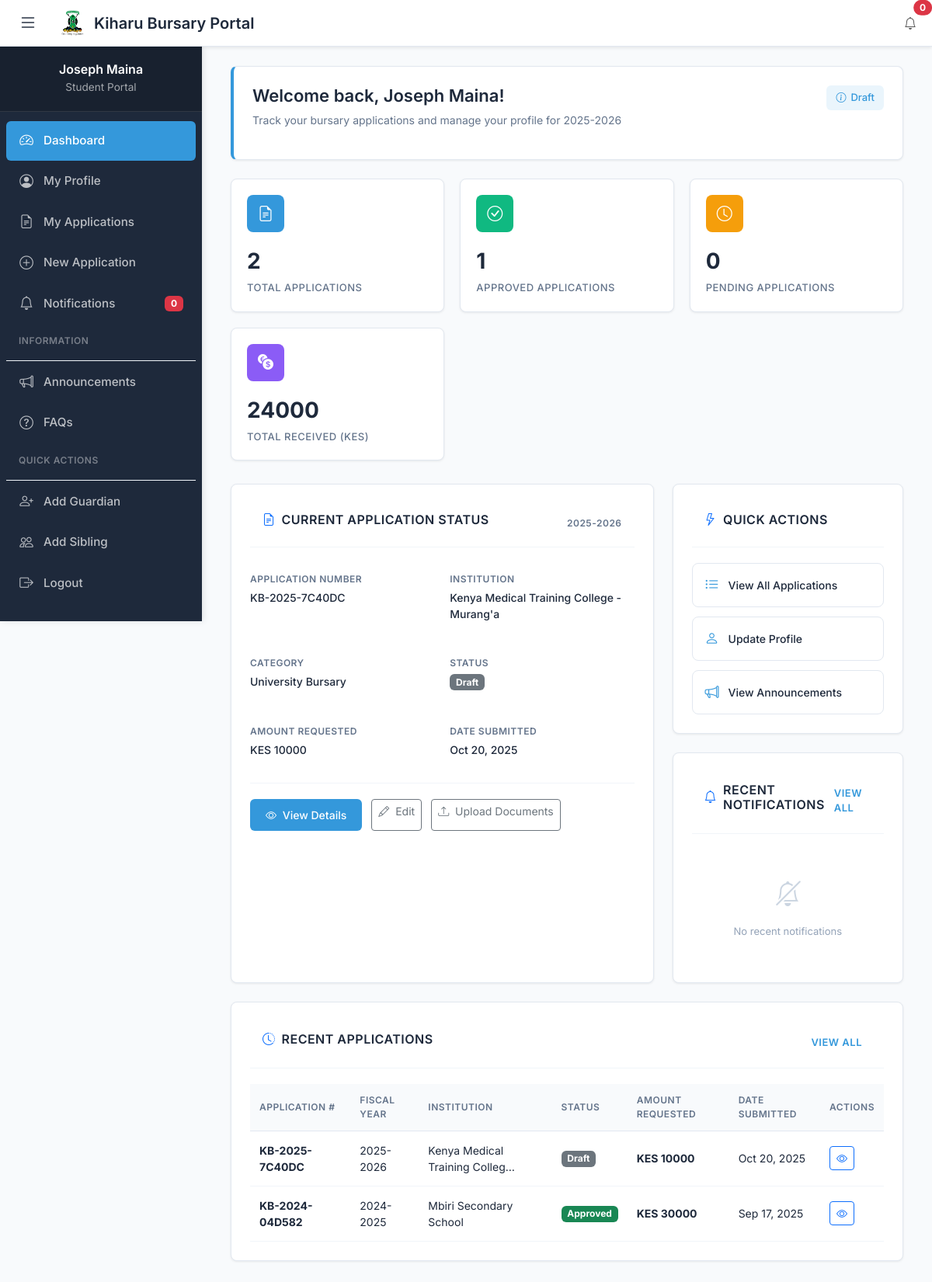
Page /student/dashboard/ (signed in) on the earlier database version.
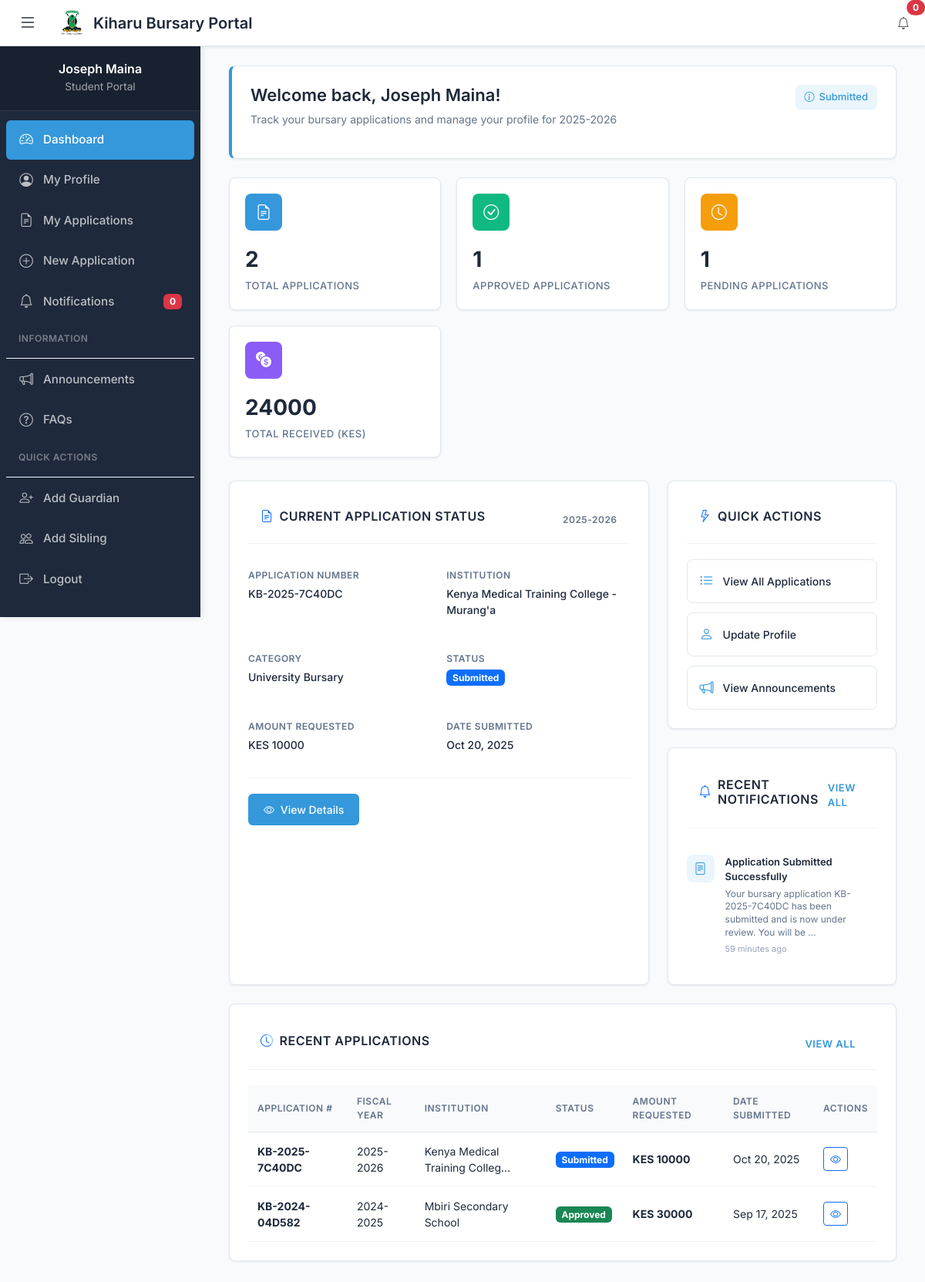
Same page on the later database version.
### kiharu_system/models.py (models this page shows, shortened)
class Application(models.Model):
    APPLICATION_STATUS = (
        ('draft', 'Draft'),
        ('submitted', 'Submitted'),
        ('under_review', 'Under Review'),
        ('approved', 'Approved'),
        ('rejected', 'Rejected'),
        ('disbursed', 'Disbursed'),
    )
    application_number = models.CharField(max_length=20, unique=True, editable=False)
    applicant = models.ForeignKey(Applicant, on_delete=models.CASCADE, related_name='applications')
    fiscal_year = models.ForeignKey(FiscalYear, on_delete=models.CASCADE)
    bursary_category = models.ForeignKey(BursaryCategory, on_delete=models.CASCADE)
    institution = models.ForeignKey(Institution, on_delete=models.CASCADE)
    status = models.CharField(max_length=20, choices=APPLICATION_STATUS, default='draft')
    admission_number = models.CharField(max_length=100)
    year_of_study = models.PositiveIntegerField()
    course_name = models.CharField(max_length=200, blank=True, null=True)  # For college/university
    expected_completion_date = models.DateField()
    total_fees_payable = models.DecimalField(max_digits=10, decimal_places=2)
    fees_paid = models.DecimalField(max_digits=10, decimal_places=2)
    fees_balance = models.DecimalField(max_digits=10, decimal_places=2)
    amount_requested = models.DecimalField(max_digits=10, decimal_places=2)
    other_bursaries = models.BooleanField(default=False)
    other_bursaries_amount = models.DecimalField(max_digits=10, decimal_places=2, default=0)
    other_bursaries_source = models.CharField(max_length=200, blank=True, null=True)
    is_orphan = models.BooleanField(default=False)
    is_disabled = models.BooleanField(default=False)
    has_chronic_illness = models.BooleanField(default=False)
    chronic_illness_description = models.TextField(blank=True, null=True)
    date_submitted = models.DateTimeField(auto_now_add=True)
    last_updated = models.DateTimeField(auto_now=True)
    previous_allocation = models.BooleanField(default=False)
    previous_allocation_year = models.CharField(max_length=20, blank=True, null=True)
    previous_allocation_amount = models.DecimalField(max_digits=10, decimal_places=2, default=0)

class FiscalYear(models.Model):
    name = models.CharField(max_length=20)  # e.g., "2024-2025"
    start_date = models.DateField()
    end_date = models.DateField()
    total_allocation = models.DecimalField(max_digits=12, decimal_places=2)
    is_active = models.BooleanField(default=False)

class Institution(models.Model):
    INSTITUTION_TYPES = (
        ('highschool', 'High School'),
        ('special_school', 'Special School'),
        ('college', 'College'),
        ('university', 'University'),
    )
    name = models.CharField(max_length=200)
    institution_type = models.CharField(max_length=20, choices=INSTITUTION_TYPES)
    county = models.CharField(max_length=100)
    postal_address = models.CharField(max_length=100, blank=True, null=True)
    phone_number = models.CharField(max_length=20, blank=True, null=True)
    email = models.EmailField(blank=True, null=True)

class BursaryCategory(models.Model):
    CATEGORY_TYPES = (
        ('highschool', 'High School'),
        ('special_school', 'Special School'),
        ('college', 'College'),
        ('university', 'University'),
    )
    name = models.CharField(max_length=100)
    category_type = models.CharField(max_length=20, choices=CATEGORY_TYPES)
    fiscal_year = models.ForeignKey(FiscalYear, on_delete=models.CASCADE, related_name='categories')
    allocation_amount = models.DecimalField(max_digits=12, decimal_places=2)
    max_amount_per_applicant = models.DecimalField(max_digits=10, decimal_places=2)

class Notification(models.Model):
    NOTIFICATION_TYPES = (
        ('application_status', 'Application Status'),
        ('document_request', 'Document Request'),
        ('allocation', 'Allocation'),
        ('disbursement', 'Disbursement'),
        ('system', 'System Notification'),
    )
    user = models.ForeignKey(User, on_delete=models.CASCADE, related_name='notifications')
    notification_type = models.CharField(max_length=20, choices=NOTIFICATION_TYPES)
    title = models.CharField(max_length=200)
    message = models.TextField()
    related_application = models.ForeignKey(Application, on_delete=models.SET_NULL, null=True, blank=True)
    is_read = models.BooleanField(default=False)
    created_at = models.DateTimeField(auto_now_add=True)

### kiharu_system/views.py (the view)
# urls.py: path('student/dashboard/', views.student_dashboard, name='student_dashboard'),
@login_required
def student_dashboard(request):
    try:
        applicant = request.user.applicant_profile
    except Applicant.DoesNotExist:
        return redirect('student_profile_create')
    current_fiscal_year = FiscalYear.objects.filter(is_active=True).first()
    applications = Application.objects.filter(applicant=applicant).order_by('-date_submitted')
    current_application = applications.filter(fiscal_year=current_fiscal_year).first() if current_fiscal_year else None
    unread_notifications = Notification.objects.filter(
        user=request.user,
        is_read=False
    )
    recent_notifications = unread_notifications.order_by('-created_at')[:5]
    total_applications = applications.count()
    approved_applications = applications.filter(status='approved').count()
    pending_applications = applications.filter(status__in=['submitted', 'under_review']).count()
    total_received = Allocation.objects.filter(
        application__applicant=applicant
    ).aggregate(total=Sum('amount_allocated'))['total'] or 0
    context = {
        'applicant': applicant,
        'current_application': current_application,
        'current_fiscal_year': current_fiscal_year,
        'recent_notifications': recent_notifications,
        'unread_notifications_count': unread_notifications.count(),  # 👈 added
        'total_applications': total_applications,
        'approved_applications': approved_applications,
        'pending_applications': pending_applications,
        'total_received': total_received,
        'recent_applications': applications[:3]
    }
    return render(request, 'students/dashboard.html', context)

### templates/students/dashboard.html (shortened to what the changed rows need)
{% extends 'student_base.html' %}
{% load static %}
{% block content %}
<div class="container-fluid">
    <div class="welcome-section">
        <div class="d-flex justify-content-between align-items-start flex-wrap gap-3">
            <div>
                <h1 class="welcome-title">Welcome back, {{ user.get_full_name|default:user.username }}!</h1>
            </div>
            <div>
                {% if current_application %}
                    <span class="status-badge" style="background-color: rgba(52, 152, 219, 0.1); color: #3498db;">
                        <i class="bi bi-info-circle"></i>
                        {{ current_application.get_status_display }}
                    </span>
                {% else %}
                    <span class="status-badge" style="background-color: rgba(245, 158, 11, 0.1); color: #F59E0B;">
                        <i class="bi bi-exclamation-triangle"></i>
                        No Active Application
                    </span>
                {% endif %}
            </div>
        </div>
    </div>
    <div class="stats-grid">
        <div class="stat-card">
            <div class="stat-header">
                <div class="stat-icon orange">
                </div>
            </div>
            <div class="stat-value">{{ pending_applications }}</div>
            <div class="stat-label">Pending Applications</div>
        </div>
    </div>
    <div class="grid-2">
        <div class="section-container">
            {% if current_application %}
                <div class="application-details">
                    <div class="detail-item">
                        <div class="detail-label">Application Number</div>
                        <div class="detail-value">{{ current_application.application_number }}</div>
                    </div>
                    <div class="detail-item">
                        <div class="detail-label">Institution</div>
                        <div class="detail-value">{{ current_application.institution.name }}</div>
                    </div>
                    <div class="detail-item">
                        <div class="detail-label">Category</div>
                        <div class="detail-value">{{ current_application.bursary_category.name }}</div>
                    </div>
                    <div class="detail-item">
                        <div class="detail-label">Status</div>
                        <div class="detail-value">
                            {% if current_application.status == 'draft' %}
                                <span class="badge bg-secondary">{{ current_application.get_status_display }}</span>
                            {% elif current_application.status == 'submitted' %}
                                <span class="badge bg-primary">{{ current_application.get_status_display }}</span>
                            {% elif current_application.status == 'under_review' %}
                                <span class="badge bg-warning text-dark">{{ current_application.get_status_display }}</span>
                            {% elif current_application.status == 'approved' %}
                                <span class="badge bg-success">{{ current_application.get_status_display }}</span>
                            {% elif current_application.status == 'rejected' %}
                                <span class="badge bg-danger">{{ current_application.get_status_display }}</span>
                            {% elif current_application.status == 'disbursed' %}
                                <span class="badge bg-info">{{ current_application.get_status_display }}</span>
                            {% endif %}
                        </div>
                    </div>
                    <div class="detail-item">
                        <div class="detail-label">Amount Requested</div>
                        <div class="detail-value">KES {{ current_application.amount_requested|floatformat:0 }}</div>
                    </div>
                    <div class="detail-item">
                        <div class="detail-label">Date Submitted</div>
                        <div class="detail-value">{{ current_application.date_submitted|date:"M d, Y" }}</div>
                    </div>
                </div>
                <div class="action-buttons">
                    <a href="{% url 'student_application_detail' current_application.pk %}" class="btn btn-primary btn-sm">
                        <i class="bi bi-eye me-1"></i> View Details
                    </a>
                    {% if current_application.status == 'draft' %}
                    <a href="{% url 'student_application_edit' current_application.pk %}" class="btn btn-outline-secondary btn-sm">
                        <i class="bi bi-pencil me-1"></i> Edit
                    </a>
                    <a href="{% url 'student_application_documents' current_application.pk %}" class="btn btn-outline-secondary btn-sm">
                        <i class="bi bi-upload me-1"></i> Upload Documents
                    </a>
                    {% endif %}
                </div>
            {% endif %}
        </div>
        <div>
            <div class="section-container">
                {% if recent_notifications %}
                    {% for notification in recent_notifications %}
                    <div class="notification-item">
                        <div class="notification-icon {% if notification.notification_type == 'application_status' %}status{% elif notification.notification_type == 'allocation' %}allocation{% elif notification.notification_type == 'document_request' %}document{% else %}info{% endif %}">
                            {% if notification.notification_type == 'application_status' %}
                                <i class="bi bi-file-text"></i>
                            {% elif notification.notification_type == 'allocation' %}
                                <i class="bi bi-cash-coin"></i>
                            {% elif notification.notification_type == 'document_request' %}
                                <i class="bi bi-cloud-upload"></i>
                            {% else %}
                                <i class="bi bi-info-circle"></i>
                            {% endif %}
                        </div>
                        <div class="notification-content">
                            <div class="notification-title">{{ notification.title }}</div>
                            <div class="notification-message">{{ notification.message|truncatewords:15 }}</div>
                            <div class="notification-date">{{ notification.created_at|timesince }} ago</div>
                        </div>
                    </div>
                    {% endfor %}
                {% else %}
                    <div class="empty-state" style="padding: 32px 20px;">
                        <div class="empty-icon" style="font-size: 32px;">
                            <i class="bi bi-bell-slash"></i>
                        </div>
                        <p class="empty-text" style="margin: 0;">No recent notifications</p>
                    </div>
                {% endif %}
            </div>
        </div>
    </div>
    {% if recent_applications %}
    <div class="section-container">
        <div class="table-container">
            <table class="applications-table">
                <thead>
                    <tr>
                        <th>Application #</th>
                        <th>Fiscal Year</th>
                        <th>Institution</th>
                        <th>Status</th>
                        <th>Amount Requested</th>
                        <th>Date Submitted</th>
                        <th>Actions</th>
                    </tr>
                </thead>
                <tbody>
                    {% for application in recent_applications %}
                    <tr>
                        <td><strong>{{ application.application_number }}</strong></td>
                        <td>{{ application.fiscal_year.name }}</td>
                        <td>{{ application.institution.name|truncatechars:30 }}</td>
                        <td>
                            {% if application.status == 'draft' %}
                                <span class="badge bg-secondary">{{ application.get_status_display }}</span>
                            {% elif application.status == 'submitted' %}
                                <span class="badge bg-primary">{{ application.get_status_display }}</span>
                            {% elif application.status == 'under_review' %}
                                <span class="badge bg-warning text-dark">{{ application.get_status_display }}</span>
                            {% elif application.status == 'approved' %}
                                <span class="badge bg-success">{{ application.get_status_display }}</span>
                            {% elif application.status == 'rejected' %}
                                <span class="badge bg-danger">{{ application.get_status_display }}</span>
                            {% elif application.status == 'disbursed' %}
                                <span class="badge bg-info">{{ application.get_status_display }}</span>
                            {% endif %}
                        </td>
                        <td><strong>KES {{ application.amount_requested|floatformat:0 }}</strong></td>
                        <td>{{ application.date_submitted|date:"M d, Y" }}</td>
                        <td>
                            <a href="{% url 'student_application_detail' application.pk %}"
                               class="btn btn-sm btn-outline-primary">
                                <i class="bi bi-eye"></i>
                            </a>
                        </td>
                    </tr>
                    {% endfor %}
                </tbody>
            </table>
        </div>
    </div>
    {% endif %}
</div>
{% endblock %}

Differences in the rows shown:
changed Application "Kenya Medical Training Colleg…": status "Draft" → "Submitted"
added Notification: title "Application Submitted Successfully", message "Your bursary application KB-2025-7C40DC has been submitted and is now under review. You will be …", created_at "59 minutes"
Other differences:
{{ pending_applications }}: "0" → "1"
text no longer shown: "Edit Upload Documents No recent notifications"
